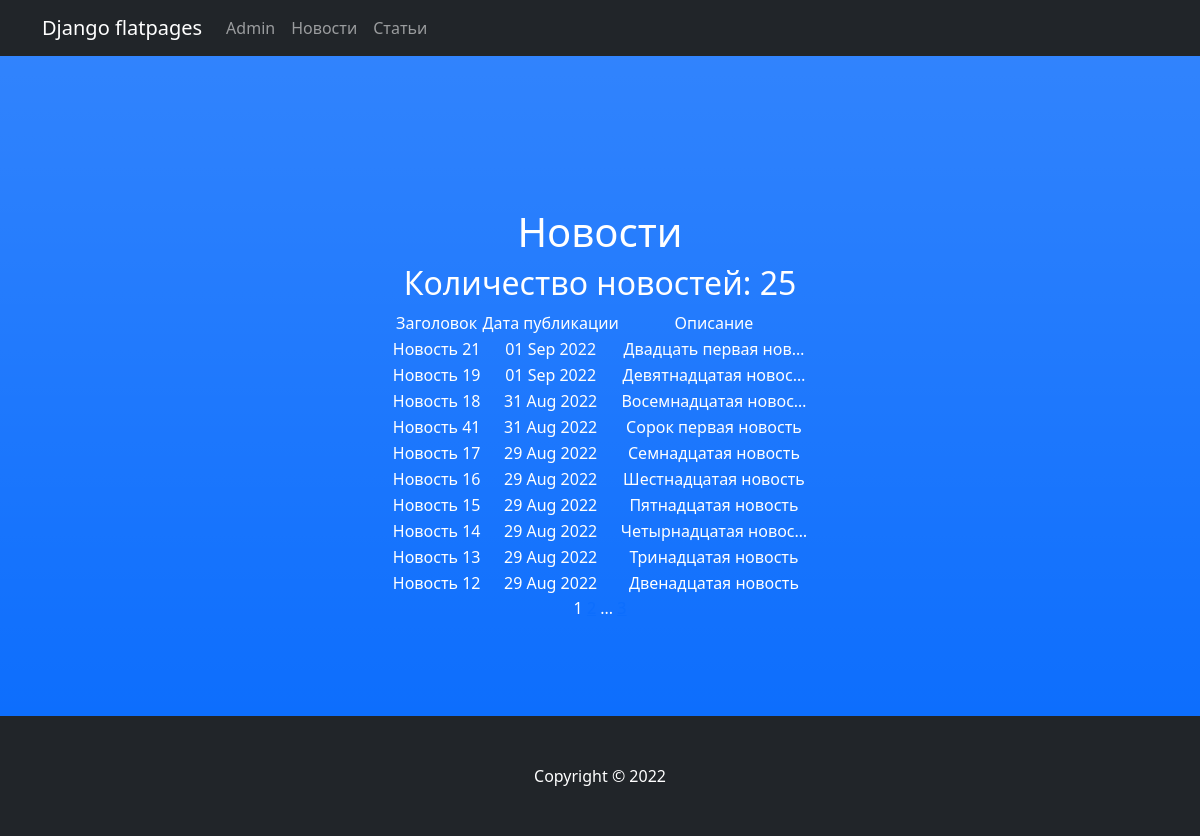
Page /news/ on the committed database.
### newsapp/models.py (models this page shows, shortened)
class Post(models.Model):
    head = models.CharField(max_length=255, unique=True)
    text = models.TextField()
    rate = models.IntegerField(default=0)
    type = models.BooleanField(default=False)  # False - новость, True - статья
    time = models.DateTimeField(auto_now_add=True)
    author = models.ForeignKey(Author, on_delete=models.CASCADE)
    category = models.ManyToManyField(Category, through='PostCategory')

### newsapp/views.py (the view)
# urls.py: path('', News.as_view(), name='news_list'),
class News(ListView):
    queryset = Post.objects.filter(type=0)
    ordering = '-time'
    template_name = 'news.html'
    context_object_name = 'news'
    paginate_by = 10
    def get_context_data(self, **kwargs):
        context = super().get_context_data(**kwargs)
        a = Post.objects.all()
        context['amount'] = 0
        for i in a:
            if i.type == 0:
                context['amount'] += 1
        return context

### newsapp/templatetags/custom_filters.py (called while the page is built)
@register.filter()
def censor(value):
    bad = [
        'жопа', 'Жопа',
        'херня', 'Херня',
        'чмо', 'Чмо'
    ]
    for i in bad:
        if i in value:
            value = value.replace(i[1:], '*' * (len(i) - 1))
    return f'{value}'

### templates/news.html (shortened to what this page needs)
{% extends 'flatpages/default.html' %}
{% load custom_filters %}
{% block content %}
<h1>Новости</h1>
{% if news %}
<h2>Количество новостей: {{ amount }}</h2>
<table align="center">
    <tr>
        <td>
            Заголовок
        </td>
        <td>
            Дата публикации
        </td>
        <td>
            Описание
        </td>
    </tr>
    {% for new in news %}
    <tr>
        <td>{{ new.head|censor }}</td>
        <td>{{ new.time|date:'d M Y' }}</td>
        <td>{{ new.text|truncatechars:20|censor }}</td>
    </tr>
    {% endfor %}
</table>
{% else %}
<h2>Новостей нет!</h2>
{% endif %}
   {{ page_obj.number }}
   {% if page_obj.has_next %}
       <a href="?page={{ page_obj.next_page_number }}">{{ page_obj.next_page_number }}</a>
       {% if paginator.num_pages != page_obj.next_page_number %}
           ...
           <a href="?page={{ page_obj.paginator.num_pages }}">{{ page_obj.paginator.num_pages }}</a>
       {% endif %}
   {% endif %}
{% endblock content %}

### rows in the picture
Post: head|censor "Новость 21", time "01 Sep 2022", text|censor "Двадцать первая нов…"
Post: head|censor "Новость 19", time "01 Sep 2022", text|censor "Девятнадцатая новос…"
Post: head|censor "Новость 18", time "31 Aug 2022", text|censor "Восемнадцатая новос…"
Post: head|censor "Новость 41", time "31 Aug 2022", text|censor "Сорок первая новость"
Post: head|censor "Новость 17", time "29 Aug 2022", text|censor "Семнадцатая новость"
Post: head|censor "Новость 16", time "29 Aug 2022", text|censor "Шестнадцатая новость"
Post: head|censor "Новость 15", time "29 Aug 2022", text|censor "Пятнадцатая новость"
Post: head|censor "Новость 14", time "29 Aug 2022", text|censor "Четырнадцатая новос…"
Post: head|censor "Новость 13", time "29 Aug 2022", text|censor "Тринадцатая новость"
Post: head|censor "Новость 12", time "29 Aug 2022", text|censor "Двенадцатая новость"

### other values in the picture
{{ amount }} "25"
{{ page_obj.number }} "1"
